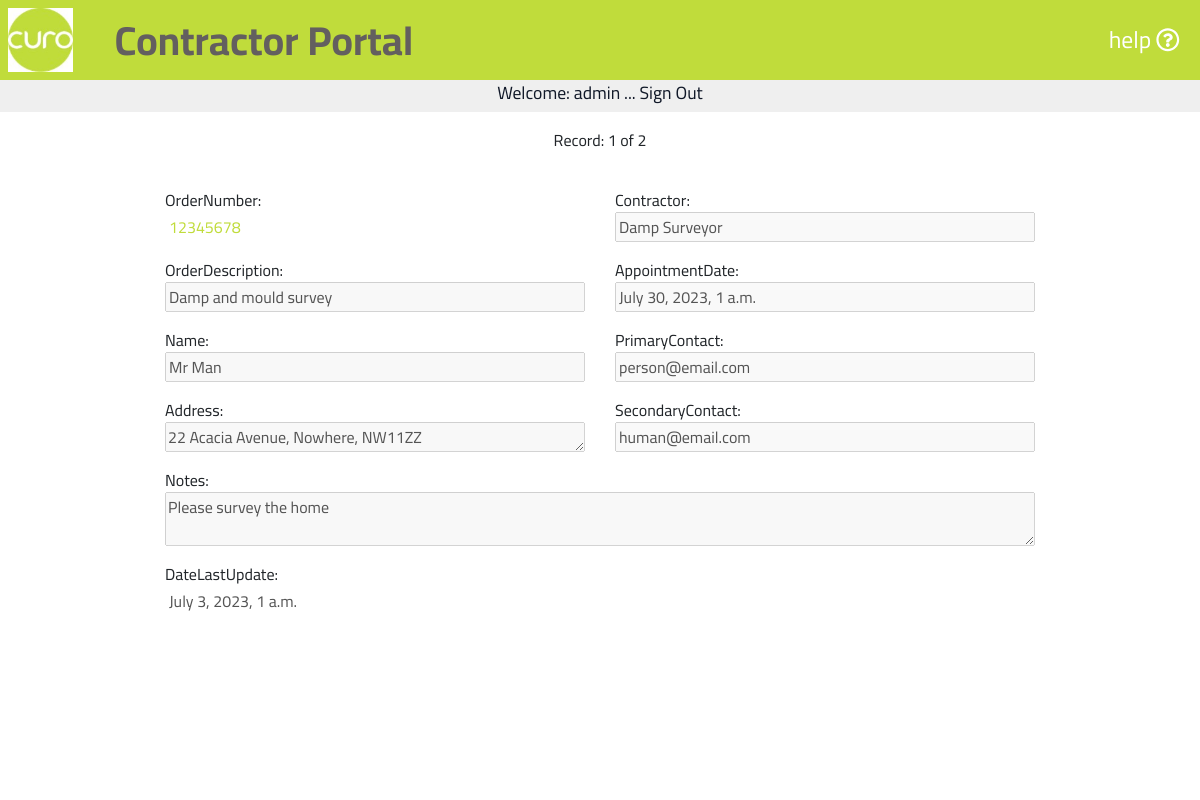
Before: /portal001/portal001/ (signed in) with the older database file.
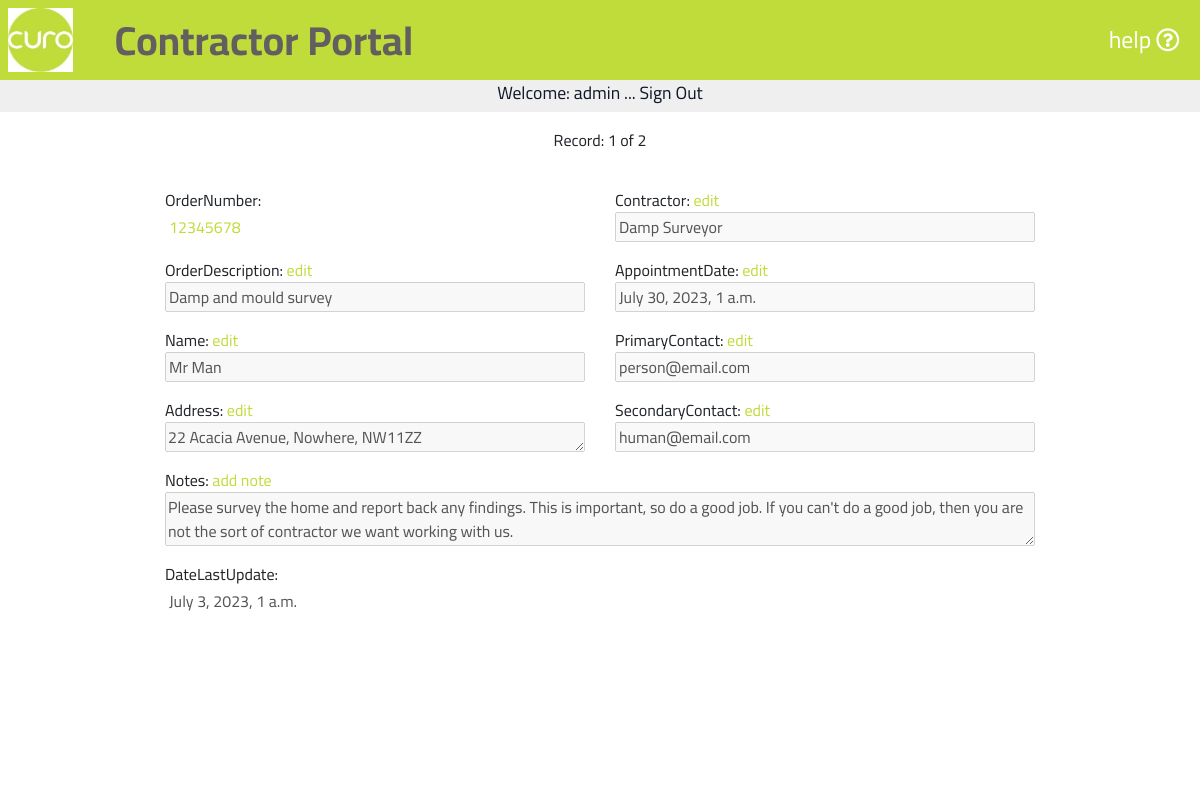
After: the same page with the newer database file.
### portal001/models.py (models this page shows, shortened)
class Orders(models.Model):
    class Meta:
        verbose_name_plural = 'Orders'
    orderNumber = models.DecimalField(max_digits=10, decimal_places=0, null=False, primary_key=True)
    orderDescription = models.CharField(max_length=254, null=False)
    name = models.CharField(max_length=254, null=False)
    address = models.CharField(max_length=254, null=False)
    contractor = models.CharField(max_length=254, null=False)
    appointmentDate = models.DateTimeField()
    primaryContact = models.EmailField(max_length=254)
    secondaryContact = models.EmailField(max_length=254)
    notes = models.CharField(max_length=9999, null=True)
    dateLastUpdate = models.DateTimeField()

### portal001/views.py (the view)
# urls.py: path('portal001/', views.curo, name='curo'),
def curo(request):
    thisOrder = 1234567
    queries = (Q(orderNumber__icontains=thisOrder) |
               Q(orderDescription__icontains=thisOrder))
    orders = Orders.objects.all()
    order_list = (orders.filter(queries)
                  .order_by('orderNumber').first())
    order_list_length = orders.filter(queries).count()
    form = OrderForm(instance=order_list)
    context = {
        'form': form,
        'order_list': order_list,
        'order_list_length': order_list_length,
    }
    return render(request, 'curo/portal.html', context)

### portal001/forms.py
class OrderForm(forms.ModelForm):
    class Meta:
        model = Orders
        fields = ('orderNumber', 'orderDescription', 'name',
                  'address', 'contractor',
                  'appointmentDate', 'primaryContact', 'secondaryContact',
                  'notes', 'dateLastUpdate',)
    def __init__(self, *args, **kwargs):
        super().__init__(*args, **kwargs)
        placeholders = {
            'orderNumber': 'Order Number',
            'orderDescription': 'Order Description',
            'name': 'Name',
            'address': 'Address',
            'contractor': 'Contractor',
            'appointmentDate': 'Appointment Date',
            'primaryContact': 'Primary Contact',
            'secondaryContact': 'Secondary Contact',
            'notes': 'Notes',
            'dateLastUpdate': 'Last Updated',
        }

### portal001/templates/curo/portal.html (shortened to what the changed rows need)
{% extends "basemodule001.html" %}
{% load static %}
{% block content %}
    {% if user.is_authenticated %}
        <section id="textsection">
            {% if user.is_authenticated %}
                <p class="mt-3">Record: 1 of {{ order_list_length }}</p>
                <form action="{% url 'updateOrderForm' %}" class="orderform ml-auto mr-auto" method="POST">
                    <div class="row">
                        <div class="col-lg-6">
                            <li>
                                <label for="id_orderNumber" >OrderNumber:</label>
                                <input disabled="disabled" type="number" name="orderNumber" class="order-number" value="{{ form.orderNumber.value }}" step="1" required id="id_orderNumber">
                            </li>
                            <li>
                                <label for="id_orderDescription">OrderDescription:
                                    {% for group in user.groups.all %}
                                        {% if group.name == 'Edit' %}
                                        <button id="editorderDescription" type="button" class="editorderbtn m-0 p-0" onclick="return editOrder('orderDescription');">edit</button>
                                        {% endif %}
                                    {% endfor %}
                                </label>
                                <input disabled="disabled" type="text" name="orderDescription" value="{{ form.orderDescription.value }}" maxlength="254" required id="id_orderDescription">
                            </li>
                            <li>
                                <label for="id_name">Name:
                                    {% for group in user.groups.all %}
                                        {% if group.name == 'Edit' %}
                                        <button id="editorderName" type="button" class="editorderbtn m-0 p-0" onclick="return editOrder('name');">edit</button>
                                        {% endif %}
                                    {% endfor %}
                               </label>
                                <input disabled="disabled" type="text" name="name" value="{{ form.name.value }}" maxlength="254" required id="id_name">
                            </li>
                            <li>
                                <label for="id_address">Address:
                                    {% for group in user.groups.all %}
                                        {% if group.name == 'Edit' %}
                                        <button id="editorderAddress" type="button" class="editorderbtn m-0 p-0" onclick="return editOrder('address');">edit</button>
                                        {% endif %}
                                    {% endfor %}
                               </label>
                                <textarea disabled="disabled" type="text" name="address" maxlength="254" rows="1" required id="id_address">{{ form.address.value }}</textarea>
                            </li>
                        </div>
                        <div class="col-lg-6">
                            <li>
                                <label for="id_contractor">Contractor:
                                    {% for group in user.groups.all %}
                                        {% if group.name == 'Edit' %}
                                        <button id="editorderContractor" type="button" class="editorderbtn m-0 p-0" onclick="return editOrder('contractor');">edit</button>
                                        {% endif %}
                                    {% endfor %}
                               </label>
                                <input disabled="disabled" type="text" name="contractor" value="{{ form.contractor.value }}" maxlength="254" required id="id_contractor">
                            </li>
                            <li>
                                <label for="id_appointmentDate">AppointmentDate:
                                    {% for group in user.groups.all %}
                                        {% if group.name == 'Edit' %}
                                        <button id="editorderappointmentDate" type="button" class="editorderbtn m-0 p-0" onclick="return editOrder('appointmentDate');">edit</button>
                                        {% endif %}
                                    {% endfor %}
                               </label>
                                <input disabled="disabled" type="text" name="appointmentDate" value="{{ form.appointmentDate.value }}" required id="id_appointmentDate">
                            </li>
                            <li>
                                <label for="id_primaryContact">PrimaryContact:
                                    {% for group in user.groups.all %}
                                        {% if group.name == 'Edit' %}
                                        <button id="editorderprimaryContact" type="button" class="editorderbtn m-0 p-0" onclick="return editOrder('primaryContact');">edit</button>
                                        {% endif %}
                                    {% endfor %}
                               </label>
                                <input disabled="disabled" type="email" name="primaryContact" value="{{ form.primaryContact.value }}" maxlength="254" required id="id_primaryContact">
                            </li>
                            <li>
                                <label for="id_secondaryContact">SecondaryContact:
                                    {% for group in user.groups.all %}
                                        {% if group.name == 'Edit' %}
                                        <button id="editordersecondaryContact" type="button" class="editorderbtn m-0 p-0" onclick="return editOrder('secondaryContact');">edit</button>
                                        {% endif %}
                                    {% endfor %}
                               </label>
                                <input disabled="disabled" type="email" name="secondaryContact" value="{{ form.secondaryContact.value }}" maxlength="254" required id="id_secondaryContact">
                            </li>
                        </div>
                    </div>
                    <div class="col-12">
                        <li>
                            <label for="id_notes">Notes:
                                {% for group in user.groups.all %}
                                    {% if group.name == 'Edit' %}
                                    <button id="editordernotes" type="button" class="editorderbtn m-0 p-0" onclick="return editOrder(notes);">add note</button>
                                    {% endif %}
                                {% endfor %}</label>
                            <textarea disabled="disabled" type="text" name="notes" maxlength="9999" required id="id_notes">{{ form.notes.value }}</textarea>
                        </li>
                    </div>
                    <div class="row">
                        <div class="col-lg-6">
                            <li>
                                <label for="id_dateLastUpdate">DateLastUpdate:
                                <input disabled="disabled" type="text" name="dateLastUpdate" value="{{ form.dateLastUpdate.value }}" required id="id_dateLastUpdate">
                            </li>
                        </div>
                        <div class="col-lg-6">
                        </div>
                    </div>
                </form>
            {% endif %}
        </section>
    {% endif %}
{% endblock %}

Changed rows visible on the page:
changed Orders "Damp and mould survey": notes "Please survey the home" → "Please survey the home and report back any findings. This is important, so do a good job. If you can't do a good job, then you are not the sort of contractor we want working with us."
